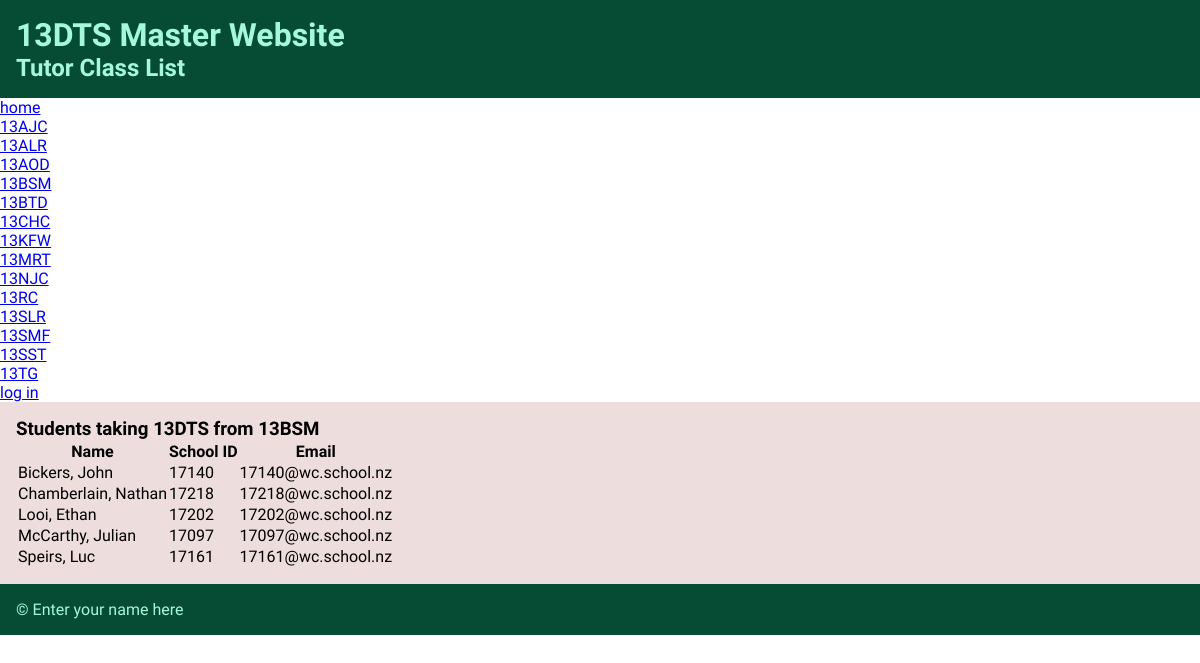
/class/4, run on the app's committed database.
### tables this page shows
CREATE TABLE tutor_classes
(
	id integer
		constraint tutor_classes_pk
			primary key autoincrement,
	class_name char(5)
);

CREATE TABLE students
(
	id integer
		constraint students_pk
			primary key autoincrement,
	year_level integer,
	schl_id integer,
	surname varchar(20),
	first_name varchar(15),
	tutor_id integer,
	email char(18)
);

### app.py (the view)
@app.route('/class/<tutor_id>')
def render_class(tutor_id):
    con = create_connection(DB_NAME)
    query = "SELECT id, year_level, schl_id, surname, first_name, tutor_id, email" \
            " FROM students WHERE tutor_id=? ORDER BY surname, first_name ASC"
    cur = con.cursor()  # You need this line next
    cur.execute(query, (tutor_id, ))  # this line actually executes the query
    student_list = cur.fetchall()  # puts the results into a list usable in python
    query = "SELECT id, class_name" \
            " FROM tutor_classes WHERE id=?" \
            "ORDER BY class_name ASC"
    cur = con.cursor()  # You need this line next
    cur.execute(query, (tutor_id, ))  # this line actually executes the query
    tutor_classes = cur.fetchall()  # puts the results into a list usable in python
    print(tutor_classes)
    tutor_class = tutor_classes[0][1]
    con.close()
    class_list = get_classes()
    return render_template('class.html', students=student_list, classes=class_list, tutor_class=tutor_class, logged_in=is_logged_in())

### app.py (called while the page is built)
def create_connection(db_file):
    try:
        connection = sqlite3.connect(db_file)
        return connection
    except Error as e:
        print(e)
    return None

def get_classes():
    con = create_connection(DB_NAME)
    query = "SELECT id, class_name" \
            " FROM tutor_classes ORDER BY class_name ASC"
    cur = con.cursor()  # You need this line next
    cur.execute(query)  # this line actually executes the query
    class_list = cur.fetchall()  # puts the results into a list usable in python
    con.close()
    return class_list

def is_logged_in():
    if session.get("email") is None:
        print("not logged in")
        return False
    else:
        print("logged in")
        return True

### templates/class.html (shortened to what this page needs)
{% extends "base.html" %}
{% block pageheading %}Tutor Class List{% endblock %}
{% block main %}
    <h3>Students taking 13DTS from {{ tutor_class }}</h3>
    <table>
    <tr>
        <th>Name</th>
        <th>School ID</th>
        <th>Email</th>
    </tr>
    {% for student in students %}
    <tr>
        <td>{{ student[3] }}, {{ student[4] }}</td>
        <td>{{ student[2] }}</td>
        <td>{{ student[6] }}</td>
    </tr>
    {% endfor %}
</table>
{% endblock %}

### templates/base.html (shortened to what this page needs)
<!DOCTYPE html>
<html lang="en">
<head>
    <link href="{{ url_for('static', filename='css/style.css') }}" rel="stylesheet">
</head>
<body>
    <div class="container">
        <header>
            <h1>13DTS Master Website</h1>
            <h2>{% block pageheading %}{% endblock %}</h2>
        </header>
        <nav>
            <ul>
                <li><a href="/">home</a></li>
                {% for class in classes %}
                <li>
                    <a href="/class/{{ class[0] }}">{{ class[1] }}</a>
                </li>
                {% endfor %}
                <li>{% if logged_in %}
                <a href="/logout">log out</a>
                {%  else %}
                <a href="/login">log in</a>
                {%  endif %}
                </li>
            </ul>
        </nav>
        <div id="main">
            {% block main %}
            {% endblock %}
        </div>
        <footer>
            <p>&copy; Enter your name here</p>
        </footer>
    </div>
</body>
</html>

### static/css/style.css (style rules this page uses)
* { font-family: Comfortaa, sans-serif; margin: 0; padding: 0; box-sizing: border-box; }
header { grid-area: header; background-color: #064c35; color: #a4f8dc; padding: 1rem; }
nav { grid-area: nav; }
#main { grid-area: main; padding: 1rem; background-color: #edd; }
footer { grid-area: footer; padding: 1rem; background-color: #064c35; color: #a4f8dc; }

### data on the page
tutor_classes: class_name "13AJC"
tutor_classes: class_name "13ALR"
tutor_classes: class_name "13AOD"
tutor_classes: class_name "13BSM"
tutor_classes: class_name "13BTD"
tutor_classes: class_name "13CHC"
tutor_classes: class_name "13KFW"
tutor_classes: class_name "13MRT"
tutor_classes: class_name "13NJC"
tutor_classes: class_name "13RC"
tutor_classes: class_name "13SLR"
tutor_classes: class_name "13SMF"
tutor_classes: class_name "13SST"
tutor_classes: class_name "13TG"
students: surname "Bickers", first_name "John", schl "17140", email "17140@wc.school.nz"
students: surname "Chamberlain", first_name "Nathan", schl "17218", email "17218@wc.school.nz"
students: surname "Looi", first_name "Ethan", schl "17202", email "17202@wc.school.nz"
students: surname "McCarthy", first_name "Julian", schl "17097", email "17097@wc.school.nz"
students: surname "Speirs", first_name "Luc", schl "17161", email "17161@wc.school.nz"
